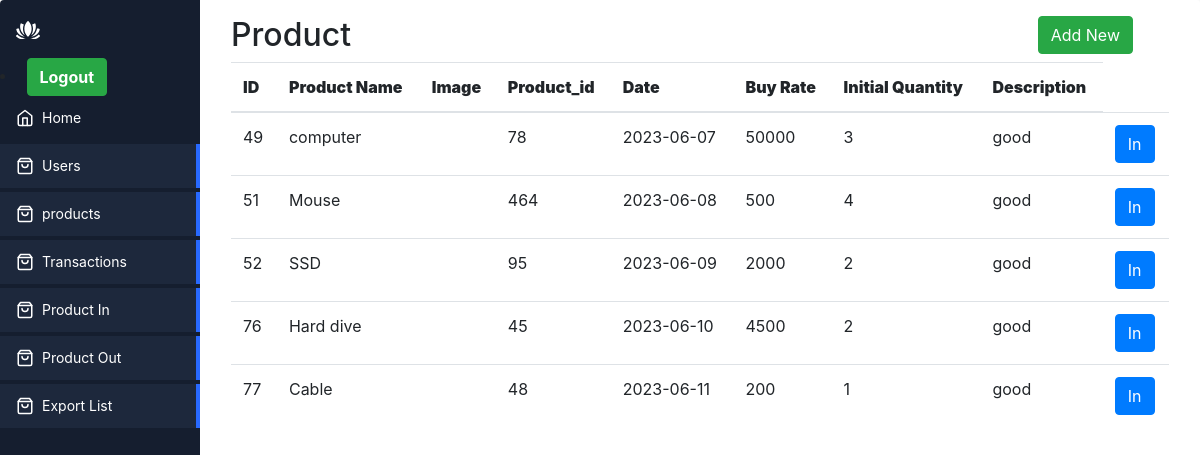
The page /product_in.php (signed in) on the database its author committed.
### tables this page shows
CREATE TABLE `products` (
  `id` int(11) NOT NULL,
  `name` varchar(500) NOT NULL,
  `image` varchar(500) NOT NULL,
  `product_id` varchar(500) NOT NULL,
  `buy_rate` varchar(500) NOT NULL,
  `initial_quantity` varchar(11) NOT NULL,
  `description` text NOT NULL,
  `date` date NOT NULL
);

### product_in.php (the view, shortened to what this page needs)
<?php
include 'include/header.php';
include 'include/connection.php';
$sql ="SELECT * FROM Products" ;
$result = $db->query($sql);
?>
<div class="app-content">
    <div class="container">
        <div class="row">
            <div class="col-md-10">
                <h2>Product</h2>
            </div>
            <div class="col-md-2">
            <a href="Product-in_add.php" class="btn btn-success">Add New</a>
            </div>
        </div>
    </div>
    <div class="container-fluid">
        <div class="row">
            <div class="col-md-12">
                <table class="table ">
                    <thead>
                        <th><b>ID</b></th>
                        <th><b>Product Name</b></th>
                        <th><b>Image</b></th>
                        <th><b>Product_id</b></th>
                        <th><b>Date</b></th>
                        <th><b>Buy Rate</b></th>
                        <th><b>Initial Quantity</b></th>
                        <th><b>Description</b></th>
                    </thead>
                    <tbody>
                    <?php while($row = $result->fetch_assoc()): ?>
                        <tr>
                            <td><?php echo $row['id'] ; ?></td>
                            <td><?php echo $row['name'] ; ?></td>
                            <td><img src="<?php echo "images/".$row['image'] ; ?>"width="50" alt=""></td>
                            <td><?php echo $row['product_id'] ; ?></td>
                            <td><?php echo $row['date'] ; ?></td>
                            <td><?php echo $row['buy_rate'] ; ?></td>
                            <td><?php echo $row['initial_quantity'] ; ?></td>
                            <td><?php echo $row['description'] ; ?></td>
                        <td>
                            <a href="Product-in_edit.php?id=<?php echo $row['id']; ?>" class="btn btn-primary">In</a>
                        </td>
                        </tr>
                        <?php endwhile; ?>
                    </tbody>
                </table>
            </div>
        </div>
    </div>
</div>
<?php
include 'include/footer.php';
?>

### assets/style.css (style rules this page uses)
* { box-sizing: border-box; }
:root { --app-bg: #101827; --sidebar: rgba(21, 30, 47,1); --sidebar-main-color: #fff; --table-border: #1a2131; --table-header: #1a2131; --app-content-main-color: #fff; --sidebar-link: #fff; --sidebar-active-link: #1d283c; --sidebar-hover-link: #1a2539; --action-color: #2869ff; --action-color-hover: #6291fd; --app-content-secondary-color: #1d283c; --filter-reset: #2c394f; --filter-shadow: rgba(16, 24, 39, 0.8) 0px 6px 12px -2px, rgba(0, 0, 0, 0.3) 0px 3px 7px -3px; }
body, html { margin: 0; padding: 0; height: 100%; width: 100%; }
body { overflow: hidden; font-family: "Poppins", sans-serif; background-color: var(--app-bg); -webkit-font-smoothing: antialiased; -moz-osx-font-smoothing: grayscale; }
.app-content { padding: 16px; background-color: #ffffff; height: 100%; flex: 1; max-height: 100%; display: flex; flex-direction: column; }

### rows shown on the page
products: id "49", name "computer", product "78", date "2023-06-07", buy_rate "50000", initial_quantity "3", description "good"
products: id "51", name "Mouse", product "464", date "2023-06-08", buy_rate "500", initial_quantity "4", description "good"
products: id "52", name "SSD", product "95", date "2023-06-09", buy_rate "2000", initial_quantity "2", description "good"
products: id "76", name "Hard dive", product "45", date "2023-06-10", buy_rate "4500", initial_quantity "2", description "good"
products: id "77", name "Cable", product "48", date "2023-06-11", buy_rate "200", initial_quantity "1", description "good"
